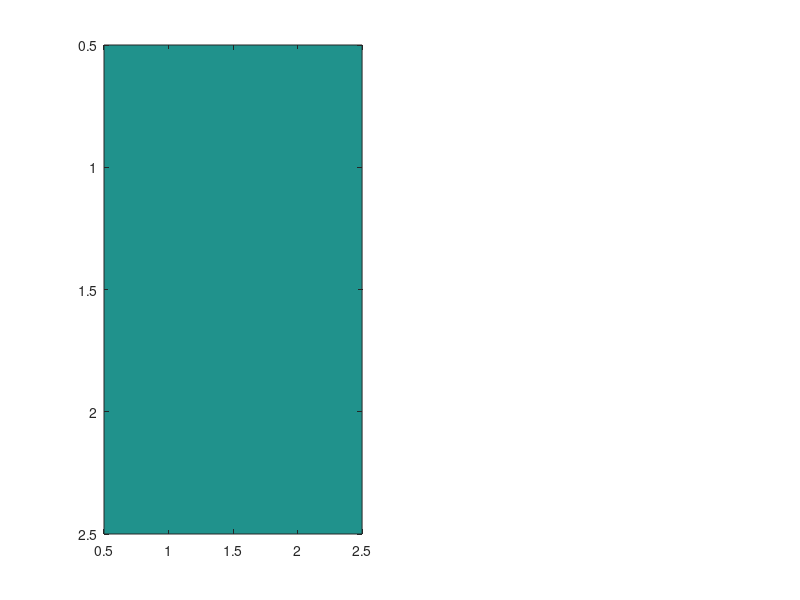

Write the MATLAB code that produced this figure. (Note: this script raises an error after producing the figure.)
%% Important Copyright Information with regards to this scirpt:
% Part(s) of the Script has been taken from 2020 Script of: Sven Schellenberger, Kilin Shi (Copyright (C) 2020  Sven Schellenberger, Kilin Shi)
% Rest has been added under the CME-Master Thesis titled "Human Identification With Gender Knowledge Analysis From Cardiac Signatures and Health-related Information Extraction From Radar Based Biomarkers" 
% Conducted @ Home Automation Lab, Institute FAPS, FAU Erlangen-Nuremberg by Mr. Soumalya Bose
% Advisors: Mr. Jochen Bauer (Institute FAPS, FAU), Dr. -med. Tobias Steigleder (PallMeT, Univ. Hospital Erlangen, FAU), Professor Dr.-Ing. Jörg Franke (Institute FAPS, FAU), Professor Dr.-Ing. Georg Fischer (Institute for Electronics Engineering, FAU)
% Copyright (C) 2023-24  Mr. Soumalya Bose
%% Plot data
% This script generates exemplary plots of selected subject-ID(s) and
% scenario(s)
% Data is loaded, processed and then plotted

%% Clearing of Workspace
clear;
clc;

%% Init
addpath(genpath('utils'))

%% Preparation of Datasets

% GDN00XX - simply choose numbers or ranges from 01 to 30
  IDrange = [5 8 12 16 17 19 23 28 30]; % (Uncomment/Comment When Needed)
% IDrange = 8; % 1-2-3 Testing Scenario. (Uncomment/Comment When Needed)

%%%% Choose scnerio(s) 
% possible scenarios are {'Resting' 'Valsalva' 'Apnea' 'TiltUp' 'TiltDown'}
% scenarios = {'Resting', 'Valsalva', 'Apnea', 'TiltUp', 'TiltDown'}; % (Uncomment/Comment When Needed)
  scenarios = {'Resting'}; % 1-2-3 Testing Scenario. (Uncomment/Comment When Needed)
 
%%%% Declaring Confusion Matrix Parameters
TP = 0;
TN = 0;
FP = 0;
FN = 0;

%%%% Set path to datasets 
% Datasets can be found on figshare
path = 'datasets'; % In this case "datasets" folder is in this scripts folder  

scrsz = get(groot,'ScreenSize'); % For plotting
%% Extract and plot the data

% Manually selected ECG channel for each subject (Position in ECG_CHANNEL vector corresponds to ID)
ECG_CHANNEL = [2 2 2 2 2 1 2 2 2 2 2 2 2 2 1 2 2 2 2 2 1 1 2 2 2 2 2 2 2 2];

for indx = 1:length(IDrange)
    %% Iterate all subject IDs
    ID = sprintf('GDN%04d',IDrange(indx));
    % fprintf('----------- Loading %s ------------\n', ID);

    for sz = 1:length(scenarios)
        %% Iterate all existing subject scenarios
        scenario = scenarios{sz};
        % fprintf('---- Scenario %s\n', scenario);
        
        % search file
        path_id = [path,'\',ID];
        files_synced_mat = dir([path_id,'\*.mat']);
        found = [];
        for j = 1:length(files_synced_mat)
            found = strfind(files_synced_mat(j).name,scenario);
            if ~isempty(found)
                % load file
                load([path_id,'\',files_synced_mat(j).name]);
                break;
            end
        end
        if isempty(found)
            fprintf('---- skipped\n');
            ref_autocorr_array = 0; % Customized by Soumalya Bose to avoid Technical Glitches
            ref_PS_w_norm = 0; % Customized by Soumalya Bose to avoid Technical Glitches
            continue
        end
        
        %% Prepare data
        output.(ID).(scenario) = struct;
        [~,~,~,radar_dist] = elreko(radar_i,radar_q,measurement_info{1},0); % Ellipse fitting, compensation and distance reconstruction
        % Usage of elreko
        % [radar_i_compensated,radar_q_compensated,phase_compensated,radar_dist] = elreko(radar_i,radar_q,measurement_info{1}(timestamp of dataset),0(Plot flag -> 1: plots on, 0: plots off));
        
        % Radar
        [radar_respiration, radar_pulse, radar_heartsound, tfm_respiration] = getVitalSigns(radar_dist, fs_radar, tfm_z0, fs_z0);
               
        %% Heartbeat detection
        radar_hs_states = getHsmmStates(radar_heartsound, fs_radar);
        radar_hs_locsR = statesToLocs(radar_hs_states, 1);      
        
        %% Time vectors
        time_radar = 1/fs_radar:1/fs_radar:length(radar_dist)/fs_radar;        

        %% Calculate autocorrelation
        radar_mod_heartsound = radar_heartsound.*10^6;
        lags = -length(radar_mod_heartsound) + 1 : length(radar_mod_heartsound) - 1;
        start_index = 1;  % Specify the starting index for autocorrelation calculation
        end_index = min(start_index + 10000, length(radar_mod_heartsound));  % Specify the ending index, limit to a reasonable size
        [autocorr_values, lag_indices] = xcorr(radar_mod_heartsound(start_index:end_index), 'biased');
        ref_autocorr_array = autocorr_values;

        %% Calculate Power Spectrum
        
        % Pre-processing of Radar Data/Rel. Distance/Chest Displacement Signal      
        radar_dist_scaled = radar_dist*1000; % Scaling of Raw Radar Displacement Signal
        % Kaiser Window with β = 5.1 (0-4: Wide ML-L. Suppre SL-High Freq Resol. 4-10: Reverse+Less Spectral Leak/Artefact)
        w = kaiser(length(radar_dist_scaled), 5.1); 
        radar_dist_windowed = radar_dist_scaled.*w;
        Yw = fft(radar_dist_windowed);
        L = length(radar_dist_windowed);

        % Fequency Domain Transformation of Processed Radar Data/Rel. Distance/Chest Displacement Signal 
        PS2w = abs(Yw/L); % Double sampling plot
        PS1w = PS2w(1:floor(L/2)+1); % Single sampling plot. Used Floor func. as L is from length func. which returns double and not integer.
        PS1w(2:end-1) = 2*PS1w(2:end-1);
        f = fs_radar*(0:(L/2))/L;  % Frequency bins

        % Normalization of Magnitude Spectrum from 0.1 Hz to 1.0 Hz
        PS1_vals = interp1(f,PS1w,0.1:0.00004:1);
        max_PS1w = max(PS1_vals);
        PS_w_norm = PS1w/max_PS1w;
        ref_PS_w_norm = interp1(f,PS_w_norm,0.1:0.00004:0.8);

        %% Calculate Fundamental Frequency

        ref_fundamentalFrequency = interp1(PS_w_norm, f, 1);
        % fprintf("****Fundamental Frequency Position is: %f Hz. \n", ref_fundamentalFrequency);

        %% Calculate Second Breathing Harmonic

        start_pos = 2 * round(ref_fundamentalFrequency * 10) / 10;
        end_pos = start_pos + 0.1;
        breathHarmonic_freqRange_idx = (f >= start_pos) & (f <= end_pos);
        breathHarmonic_values = interp1(f, PS_w_norm, f(breathHarmonic_freqRange_idx));
        [second_breathHarmonic, index] = max(breathHarmonic_values);
        second_breathHarmonicFrequency = f(breathHarmonic_freqRange_idx);
        ref_second_breathHarmonicFrequency = second_breathHarmonicFrequency(index);
        % fprintf("****2nd Breathing Harmonic Position is: %f Hz. \n", ref_second_breathHarmonicFrequency);

        %% Calculate First Inter-Harmonic Distance

        ref_first_interHarmonicDist = ref_second_breathHarmonicFrequency - ref_fundamentalFrequency;
        % fprintf("****1st Inter-Harmonic Distance is: %f Hz. \n", ref_first_interHarmonicDist);

        %% Prediction

        % Calculating KL Divergence between Different Autocorrelation Functions cases
        if (scenario == "Resting")
            current_IDrange = [5 8 12 16 17 19 23 28 30]; % (Uncomment/Comment When Needed)
          % current_IDrange = [8 9]; % 1-2-3 Testing Scenario. (Uncomment/Comment When Needed)
            current_scenarios = {'Resting', 'Valsalva', 'Apnea'};

            for current_indx = 1:length(current_IDrange)
                current_ID = current_IDrange(current_indx);
                current_ID_full = sprintf('GDN%04d',current_ID);
                for current_sz = 1:length(current_scenarios)
                    current_scenario = current_scenarios{current_sz};
                    
                    %% Function Call
                    % Power Spectrum Function Call
                    [current_f, ff_PS_w_norm, current_PS_w_norm] = Ps_w_norm_calc(current_ID, current_scenario);

                    % Autocorrelation Function Call
                    current_autocorr_array = Autocorrl_calc(current_ID, current_scenario);

                        %% Power Spectrum Section                  
                        % Power Spectrum Array Padding
                        sizeDiff = abs(numel(ref_PS_w_norm) - numel(current_PS_w_norm)); 
                        if (numel(ref_PS_w_norm) < numel(current_PS_w_norm))
                            ref_PS_w_norm_padded = [ref_PS_w_norm zeros(1, sizeDiff)]; % Zero Padding: Essential for KL Divergence
                            % Conversion To Probability Distribution: Essential for KL Divergence
                            prob_ref_PS_w_norm = ref_PS_w_norm_padded ./ sum(ref_PS_w_norm_padded);
                            prob_current_PS_w_norm = current_PS_w_norm ./ sum(current_PS_w_norm); 
                        else
                            current_PS_w_norm_padded = [current_PS_w_norm zeros(1, sizeDiff)]; % Zero Padding: Essential for KL Divergence
                            % Conversion To Probability Distribution: Essential for KL Divergence
                            prob_ref_PS_w_norm = ref_PS_w_norm ./ sum(ref_PS_w_norm);
                            prob_current_PS_w_norm = current_PS_w_norm_padded ./ sum(current_PS_w_norm_padded);
                        end

                        % Compute the KL divergence of Power Spectrum
                        kl_divergence_ps = sum(prob_ref_PS_w_norm .* log2(prob_ref_PS_w_norm ./ prob_current_PS_w_norm), 'all');
                        normalized_divergence_ps = 10000*(kl_divergence_ps / (numel(prob_ref_PS_w_norm) + numel(prob_current_PS_w_norm)));
                        rounded_divergence_ps = round(normalized_divergence_ps, 2);  % Round to 2 decimal places
                        % fprintf("****Normalized Power Spectrum KL Divergence Score from Subject ID: %s Scenario: %s to Subject ID: %s Scenario: %s is: %f. \n", ID, scenario, current_ID_full, current_scenario, normalized_divergence_ps);
                        
                        %% Autocorrelation Section
                        % Autocorrelation Array Padding
                        sizeDiff = abs(numel(ref_autocorr_array) - numel(current_autocorr_array)); 
                        if (numel(ref_autocorr_array) < numel(current_autocorr_array))
                                ref_autocorr_array_padded = [ref_autocorr_array zeros(1, sizeDiff)]; % Zero Padding: Essential for KL Divergence
                                % Conversion To Probability Distribution: Essential for KL Divergence
                                prob_ref_autocorr = ref_autocorr_array_padded ./ sum(ref_autocorr_array_padded);
                                prob_current_autocorr = current_autocorr_array ./ sum(current_autocorr_array); 
                        else
                                current_autocorr_array_padded = [current_autocorr_array zeros(1, sizeDiff)]; % Zero Padding: Essential for KL Divergence
                                % Conversion To Probability Distribution: Essential for KL Divergence
                                prob_ref_autocorr = ref_autocorr_array ./ sum(ref_autocorr_array);
                                prob_current_autocorr = current_autocorr_array_padded ./ sum(current_autocorr_array_padded);
                        end
                            
                            % Compute the KL divergence of Autocorrelation
                            kl_divergence_autocorrel = sum(prob_ref_autocorr .* log2(prob_ref_autocorr ./ prob_current_autocorr), 'all');
                            normalized_divergence_autocorrel = 10*(kl_divergence_autocorrel / (numel(prob_ref_autocorr) + numel(prob_current_autocorr)));
                            rounded_divergence_autocorrel = round(normalized_divergence_autocorrel, 2);  % Round to 2 decimal places
                            % fprintf("****Normalized Autocorrelation function KL Divergence Score from Subject ID: %s Scenario: %s to Subject ID: %s Scenario: %s is: %f. \n \n", ID, scenario, current_ID_full, current_scenario, rounded_divergence_autocorrel);

                       %% Fundamental Frequency Section

                       current_fundamentalFrequency = interp1(ff_PS_w_norm, current_f, 1);
                       dev_fundamentalFrequency = abs(current_fundamentalFrequency - ref_fundamentalFrequency);

                       %% Second Breathing Harmonic Section

                       start_pos = 2 * round(current_fundamentalFrequency * 10) / 10;
                       end_pos = start_pos + 0.1;
                       breathHarmonic_freqRange_idx = (current_f >= start_pos) & (current_f <= end_pos);
                       breathHarmonic_values = interp1(current_f, ff_PS_w_norm, current_f(breathHarmonic_freqRange_idx));
                       [second_breathHarmonic, index] = max(breathHarmonic_values);
                       second_breathHarmonicFrequency = current_f(breathHarmonic_freqRange_idx);
                       current_second_breathHarmonicFrequency = second_breathHarmonicFrequency(index);
                       dev_second_breathHarmonicFrequency = abs(current_second_breathHarmonicFrequency - ref_second_breathHarmonicFrequency);

                       %% First Inter-Harmonic Distance Section

                       current_first_interHarmonicDist = current_second_breathHarmonicFrequency - current_fundamentalFrequency;
                       dev_first_interHarmonicDist = abs(current_first_interHarmonicDist - ref_first_interHarmonicDist);

                        %% Human Identification Prediction
                        diff = 0;
                        simi = 0;
                        if ((rounded_divergence_ps == 0) || (rounded_divergence_ps >= 0.07 && rounded_divergence_ps <= 0.16)) 
                            if ((dev_fundamentalFrequency >= 0.00 && dev_fundamentalFrequency <= 0.08) || (dev_second_breathHarmonicFrequency >= 0.00 && dev_second_breathHarmonicFrequency <= 0.03) || (dev_second_breathHarmonicFrequency >= 0.12 && dev_second_breathHarmonicFrequency <= 0.19) || (dev_second_breathHarmonicFrequency >= 0.21 && dev_second_breathHarmonicFrequency <= 0.22) || (dev_first_interHarmonicDist >= 0.01 && dev_first_interHarmonicDist <= 0.13))
                                if ((rounded_divergence_autocorrel >= -0.12 && rounded_divergence_autocorrel <= -0.11) || (rounded_divergence_autocorrel >= -0.02 && rounded_divergence_autocorrel <= 0.00) || (rounded_divergence_autocorrel == 0.02) || (rounded_divergence_autocorrel >= 0.06 && rounded_divergence_autocorrel <= 0.09) || ((rounded_divergence_autocorrel >= 0.22 && rounded_divergence_autocorrel <= 0.27)) || (rounded_divergence_autocorrel >= 0.52 && rounded_divergence_autocorrel <= 0.59))
                                    fprintf("-*-*-*-Prediction Result For Subject ID: %s Scenario: %s And Subject ID: %s Scenario: %s is: Same Subjects. \n \n", ID, scenario, current_ID_full, current_scenario);
                                    simi = 1;
                                else
                                    fprintf("-*-*-*-Prediction Result For Subject ID: %s Scenario: %s And Subject ID: %s Scenario: %s is: Different Subjects. \n \n", ID, scenario, current_ID_full, current_scenario);
                                    diff = 1;
                                end
                            else
                                fprintf("-*-*-*-Prediction Result For Subject ID: %s Scenario: %s And Subject ID: %s Scenario: %s is: Different Subjects. \n \n", ID, scenario, current_ID_full, current_scenario);
                                diff = 1;
                            end
                        else
                            fprintf("-*-*-*-Prediction Result For Subject ID: %s Scenario: %s And Subject ID: %s Scenario: %s is: Different Subjects. \n \n", ID, scenario, current_ID_full, current_scenario);
                            diff = 1;
                        end
                     
                        %% Confsuion Matrix Generation
                        % Similar is assumed to be Negative Class
                        % Different is assumed to be Positive Class
                        % TN is Ground Truth and Prediction are "Similar"
                        % FP is Ground Truth is "Similar" but Prediction is "Different"
                        % TP is Ground Truth and Prediction is "Different"
                        % FN is Ground Truth is "Positive" but Prediction is "Similar"

                        if (strcmp(current_ID_full, ID) == 0) % If scenario is different
                            if (diff == 1)
                                TP = TP + 1; % Ground Truth and Prediction are both Positive (Different)
                            elseif (simi == 1)
                                FN = FN + 1; % Ground Truth is Positive (Different), but Prediction is Negative (Similar)
                            end
                        else % If scenario is the same
                            if (simi == 1)
                                TN = TN + 1; % Ground Truth and Prediction are both Negative (Similar)
                            elseif (diff == 1)
                                FP = FP + 1; % Ground Truth is Negative (Similar), but Prediction is Positive (Different)
                            end
                        end

                end
            end
        end
        
        
    end
end

%% Confsuion Matrix Parametric Values
confusion_matrix = [TP, FP; FN, TN];
display(confusion_matrix);
sensitivity = (TP / (TP + FN))*100;
specificity = (TN / (FP + TN))*100;
precision = (TP / (TP + FP))*100;
neg_pred_value = (TN / (TN + FN))*100;
false_pos_rate = (FP / (FP + TN))*100;
false_discov_rate = (FP / (FP + TP))*100;
false_neg_rate = (FN / (FN + TP))*100;
accuracy =  ((TP + TN) / (TP + TN + FP +FN))*100;
f1_score = ((2*TP) / (2*TP + FP + FN))*100;

fprintf("Sensitivity of the Novel Human Identification Algorithm is: %f \n", sensitivity);
fprintf("Specificity of the Novel Human Identification Algorithm is: %f \n", specificity);
fprintf("Precision of the Novel Human Identification Algorithm is: %f \n", precision);
fprintf("Negative Predictive Value of the Novel Human Identification Algorithm is: %f \n", neg_pred_value);
fprintf("False Positive Rate of the Novel Human Identification Algorithm is: %f \n", false_pos_rate);
fprintf("False Discovery Rate of the Novel Human Identification Algorithm is: %f \n", false_discov_rate);
fprintf("False Negative Rate of the Novel Human Identification Algorithm is: %f \n", false_neg_rate);
fprintf("Accuracy of the Novel Human Identification Algorithm is: %f \n", accuracy);
fprintf("F1 Score of the Novel Human Identification Algorithm is: %f \n", f1_score);

% Plot confusion matrix
figure;
subplot(1, 2, 1);
imagesc(confusion_matrix);
colormap('redbluecmap');
colorbar('off');
textStrings = num2str(confusion_matrix(:), '%.1f');
textStrings = strtrim(cellstr(textStrings));
[x, y] = meshgrid(1:2);
hStrings = text(x(:), y(:), textStrings(:), 'HorizontalAlignment', 'center');
midValue = mean(get(gca, 'CLim'));
textColors = repmat(confusion_matrix(:) > midValue, 1, 3);
set(hStrings, {'Color'}, num2cell(textColors, 2));
set(gca, 'XTick', 1:2, 'YTick', 1:2, 'XTickLabel', {'Different/Positive', 'Similar/Negative'}, 'YTickLabel', {'Different/Positive', 'Similar/Negative'}, 'FontSize', 10);
xlabel('True Label');
ylabel('Predicted Label');
title('Confusion Matrix');

% Display metrics as subplot texts
subplot(1, 2, 2);
textStrings = {sprintf('Accuracy: %.2f', accuracy), ...
               sprintf('Precision: %.2f', precision), ...
               sprintf('Sensitivity: %.2f', sensitivity), ...
               sprintf('Specificity: %.2f', specificity), ...
               sprintf('Neg Pred Value: %.2f', neg_pred_value), ...
               sprintf('False Pos Rate: %.2f', false_pos_rate), ...
               sprintf('False Discov Rate: %.2f', false_discov_rate), ...
               sprintf('False Neg Rate: %.2f', false_neg_rate), ...
               sprintf('F1 Score: %.2f', f1_score)};
text('Units', 'normalized', 'Position', [0.5, 0.5], 'HorizontalAlignment', 'center', 'VerticalAlignment', 'middle', 'FontSize', 10, 'String', textStrings);

% Adjust figure size and position
set(gcf, 'Position', [100, 100, 1200, 500]);
